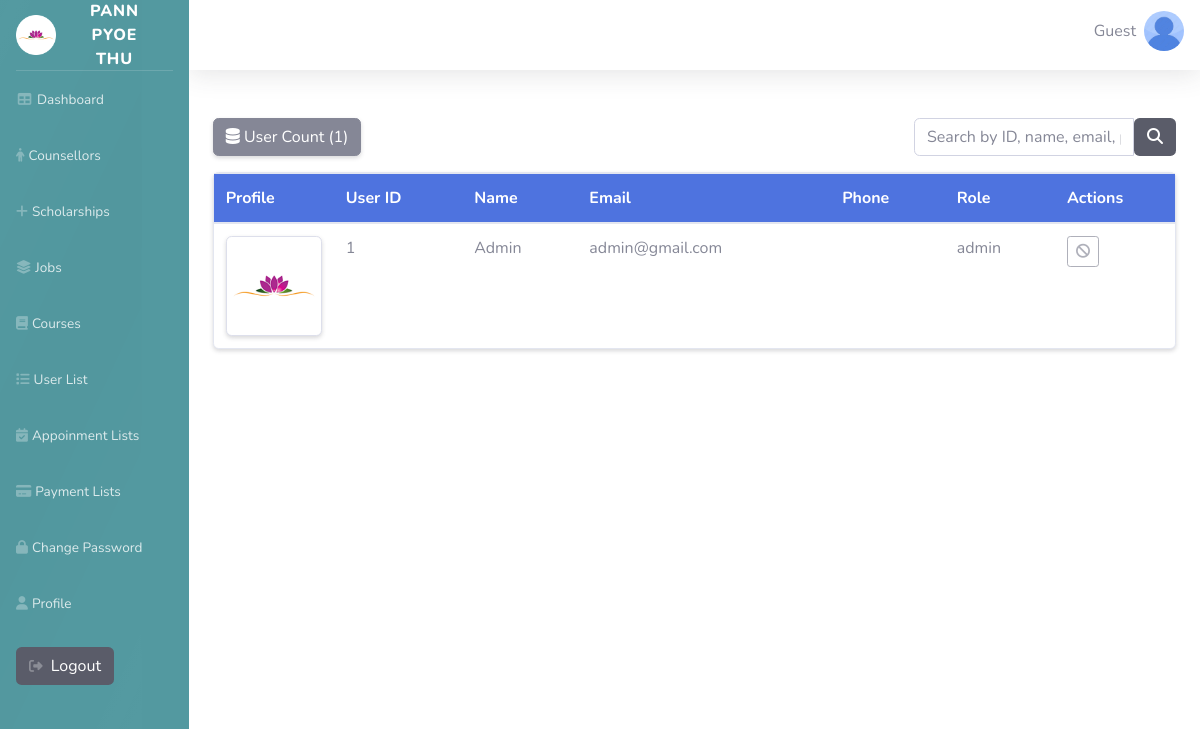
The page /Admin/Users/userlist.php on the database its author committed.
### tables this page shows
CREATE TABLE `user_tbl` (
  `user_id` int(11) NOT NULL,
  `user_name` varchar(50) DEFAULT NULL,
  `email` varchar(30) NOT NULL,
  `password_hash` varchar(100) NOT NULL,
  `role` varchar(15) NOT NULL DEFAULT 'user',
  `phone` varchar(20) DEFAULT NULL,
  `profile_path` varchar(255) DEFAULT NULL
);

### Admin/Users/userlist.php (the view, shortened to what this page needs)
<?php
require '../database/db_connection.php';
$limit = 10;
$page = isset($_GET['page']) && is_numeric($_GET['page']) ? max(1, (int)$_GET['page']) : 1;
$offset = ($page - 1) * $limit;
$searchKey = $_GET['searchKey'] ?? '';
$sql = "
    SELECT u.*
    FROM User_tbl u
";
$params = [];
$types = '';
$sql .= " ORDER BY u.user_id DESC LIMIT ? OFFSET ?";
$params[] = $limit;
$params[] = $offset;
$types .= 'ii';
$countSql = "SELECT COUNT(*) FROM User_tbl";
$stmtCount = $conn->prepare($countSql);
$stmtCount->execute();
$stmtCount->bind_result($totalUsers);
$stmt = $conn->prepare($sql);
$stmt->bind_param($types, ...$params);
$stmt->execute();
$result = $stmt->get_result();
?>
              <div class="container py-4">
                    <div class="top-controls mb-3">
                            <div class="left">
                                <button class="btn btn-secondary rounded shadow-sm">
                                    <i class="fa-solid fa-database"></i> User Count (<?= $totalUsers ?>)
                                </button>
                            </div>
                        <div class="right ms-auto">
                            <form action="" method="get">
                                <div class="input-group">
                                <input type="text" name="searchKey" value="<?= htmlspecialchars($searchKey) ?>" class="form-control" placeholder="Search by ID, name, email, phone...">
                                <button type="submit" class="btn bg-dark text-white" aria-label="Search">
                                    <i class="fa-solid fa-magnifying-glass"></i>
                                </button>
                                </div>
                            </form>
            </div>
        </div>
     <div class="card shadow-sm">
        <div class="card-body p-0">
          <div class="table-responsive">
            <table class="table table-hover mb-0 align-middle">
              <thead class="bg-primary text-white">
                 <tr>
                  <th>Profile</th>
                  <th>User ID</th>
                  <th>Name</th>
                  <th>Email</th>
                  <th>Phone</th>
                  <th>Role</th>
                  <th class="actions-col">Actions</th>
                </tr>
                </thead>
                <tbody>
                    <?php if ($result->num_rows === 0): ?>
                        <tr>
                            <td colspan="9" class="text-center text-muted">No users found.</td>
                        </tr>
                    <?php else: ?>
                        <?php while ($user = $result->fetch_assoc()): ?>
                            <tr>
                                 <td style="width:120px;">
                                    <?php if ($user['profile_path']): ?>
                                        <img src="../../<?= htmlspecialchars($user['profile_path']) ?>" alt="Profile" class="img-thumbnail rounded shadow-sm" style="width:100px; height:100px; object-fit:cover;">
                                    <?php else: ?>
                                        <img src="./1000_F_64675209_7ve2XQANuzuHjMZXP3aIYIpsDKEbF5dD.jpg" alt="No profile" class="img-thumbnail rounded shadow-sm" style="width:100px; height:100px; object-fit:cover;">
                                    <?php endif; ?>
                                </td>
                                <td><?= htmlspecialchars($user['user_id']) ?></td>
                                <td><?= htmlspecialchars($user['user_name']) ?></td>
                                <td><?= htmlspecialchars($user['email']) ?></td>
                                <td><?= htmlspecialchars($user['phone'] ?? '-') ?></td>
                                <td><?= htmlspecialchars($user['role'] ?? '-') ?></td>
                                <td>
                           <?php if (!($user['role'] === 'admin')): ?>
                            <button type="button" onclick="deleteUser(<?= $user['user_id'] ?>)" class="btn btn-sm btn-outline-danger">
                                <i class="fa-solid fa-trash"></i>
                            </button>
                        <?php else: ?>
                            <button type="button" class="btn btn-sm btn-outline-secondary" disabled>
                                <i class="fa-solid fa-ban"></i>
                            </button>
                        <?php endif; ?>
                            </td>
                            </tr>
                        <?php endwhile; ?>
                    <?php endif; ?>
                </tbody>
            </table>
     </div>
        </div>
    </div>
</div>
<?php
require '../layouts/master.php';
?>

### Admin/Users/userlist.php (style rules this page uses)
.top-controls { display:flex; gap:1rem; align-items:center; justify-content:space-between; flex-wrap:wrap; }
.top-controls .left { flex: 0 0 auto; }
.top-controls form { flex: 0 0 auto; }
.top-controls .input-group { width:100%; max-width:520px; }
.table-responsive { overflow-x:auto; }
.table thead th { white-space: nowrap; }
.actions-col { white-space:nowrap; width:120px; }

### rows shown on the page
user_tbl: profile_path (picture), user_id "1", user_name "Admin", email "admin@gmail.com", role "admin"

### other values the page prints
$totalUsers "1"
